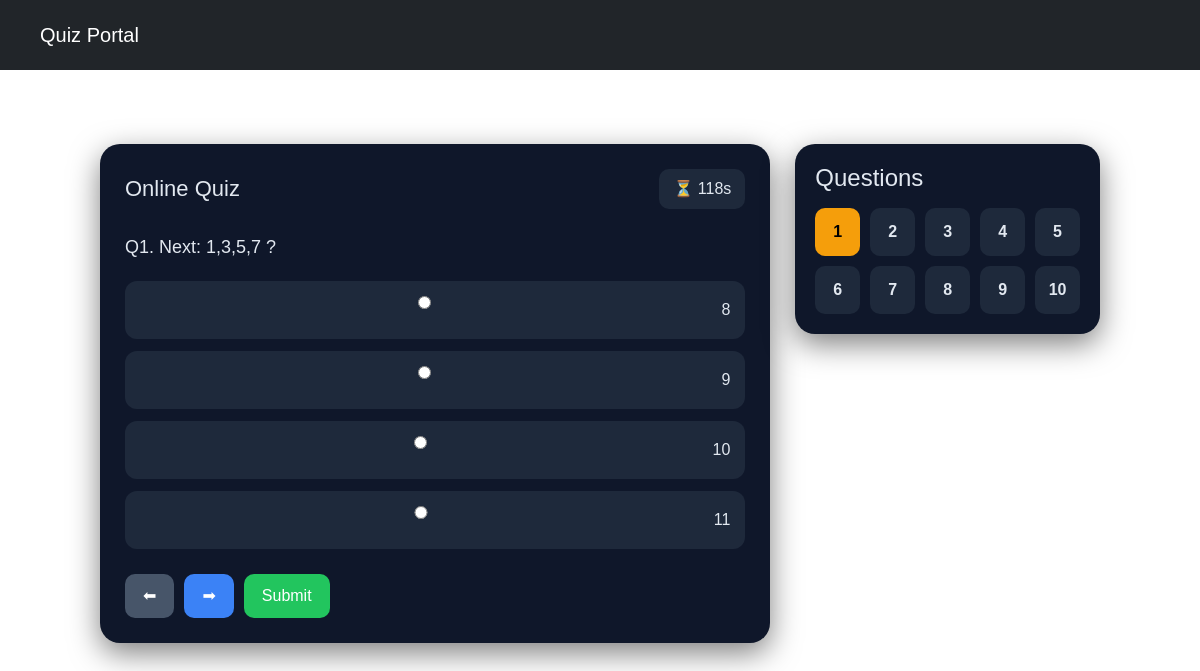
The page /quiz on the database its author committed.
### tables this page shows
CREATE TABLE questions(
id INTEGER PRIMARY KEY AUTOINCREMENT,
question TEXT,
option1 TEXT,
option2 TEXT,
option3 TEXT,
option4 TEXT,
answer TEXT
);

### app.py (the view)
@app.route("/quiz")
def quiz():
    con = db()
    all_questions = con.execute("SELECT * FROM questions").fetchall()
    import random
    selected_questions = random.sample(all_questions, 10)
    session['quiz_qids'] = [q['id'] for q in selected_questions]
    return render_template("quiz.html", questions=selected_questions)

### app.py (called while the page is built)
def db():
    conn = sqlite3.connect("quiz.db")
    conn.row_factory = sqlite3.Row
    return conn

### templates/quiz.html (shortened to what this page needs)
{% extends "base.html" %}
{% block content %}
<div class="main-wrapper">
<div class="quiz-container">
  <div class="quiz-left">
    <div class="quiz-header">
      <h3>Online Quiz</h3>
      <div class="timer">⏳ <span id="time">120</span>s</div>
    </div>
    <form method="POST" action="/submit" id="quizForm">
      {% for q in questions %}
      <div class="question" id="q{{loop.index}}" style="display:none">
        <p class="q-title">Q{{loop.index}}. {{q[1]}}</p>
        <div class="options">
          <label>
  <input type="radio" name="{{q[0]}}" value="{{q[2]}}" onclick="markAnswered({{loop.index}})">
  {{q[2]}}
</label>
<label>
  <input type="radio" name="{{q[0]}}" value="{{q[3]}}" onclick="markAnswered({{loop.index}})">
  {{q[3]}}
</label>
<label>
  <input type="radio" name="{{q[0]}}" value="{{q[4]}}" onclick="markAnswered({{loop.index}})">
  {{q[4]}}
</label>
<label>
  <input type="radio" name="{{q[0]}}" value="{{q[5]}}" onclick="markAnswered({{loop.index}})">
  {{q[5]}}
</label></div>
      </div>
      {% endfor %}
      <div class="quiz-actions">
        <button type="button" class="btn prev" onclick="prevQuestion()">⬅</button>
        <button type="button" class="btn next" onclick="nextQuestion()">➡</button>
        <button class="btn submit">Submit</button>
      </div>
    </form>
  </div>
  <div class="quiz-right">
    <h4>Questions</h4>
    <div class="palette">
      {% for q in questions %}
      <div class="qbtn" id="btn{{loop.index}}" onclick="showQuestion({{loop.index}})">
        {{loop.index}}
      </div>
      {% endfor %}
    </div>
  </div>
</div>
</div>
{% endblock %}

### static/css/style.css (style rules this page uses)
body { backgrosund: #fdfdff; font-family: 'Poppins', sans-serif; margin: 0; color: #e2e8f0; }
.btn { border: none; padding: 10px 18px; border-radius: 10px; cursor: pointer; font-weight: 500; }
input { width: 100%; padding: 12px; border-radius: 10px; border: none; background: #334155; color: white; margin-bottom: 15px; }
.main-wrapper { display: flex; justify-content: center; padding: 30px; }
.quiz-container { display: grid; grid-template-columns: 2.2fr 1fr; gap: 25px; width: 100%; max-width: 1200px; }
.quiz-left { background: #0f172a; padding: 25px; border-radius: 20px; box-shadow: 0 10px 30px rgba(0,0,0,0.5); }
.quiz-header { display: flex; justify-content: space-between; align-items: center; margin-bottom: 25px; }
.quiz-header h3 { margin: 0; font-size: 22px; }
.timer { background: #1e293b; padding: 8px 14px; border-radius: 10px; font-weight: 500; }
.q-title { font-size: 18px; margin-bottom: 20px; }
.options label { display: flex; align-items: center; background: #1e293b; padding: 14px; margin-bottom: 12px; border-radius: 12px; cursor: pointer; transition: 0.2s; border: 1px solid transparent; }
.options input { margin-right: 12px; }
.quiz-actions { margin-top: 25px; display: flex; gap: 10px; }
.prev { background: #475569; color: white; }
.next { background: #3b82f6; color: white; }
.submit { background: #22c55e; color: white; }
.quiz-right { background: #0f172a; padding: 20px; border-radius: 20px; height: fit-content; box-shadow: 0 10px 30px rgba(0,0,0,0.5); }
.quiz-right h4 { margin-bottom: 15px; }
.palette { display: grid; grid-template-columns: repeat(5, 1fr); gap: 10px; }
.qbtn { background: #1e293b; padding: 12px; text-align: center; border-radius: 10px; cursor: pointer; font-weight: bold; transition: 0.2s; }
.qbtn.active { background: #f59e0b; color: black; }
.question { animation: fade 0.3s ease; }

### rows shown on the page
questions: question "Next: 1,3,5,7 ?", option1 "8", option2 "9", option3 "10", option4 "11"
